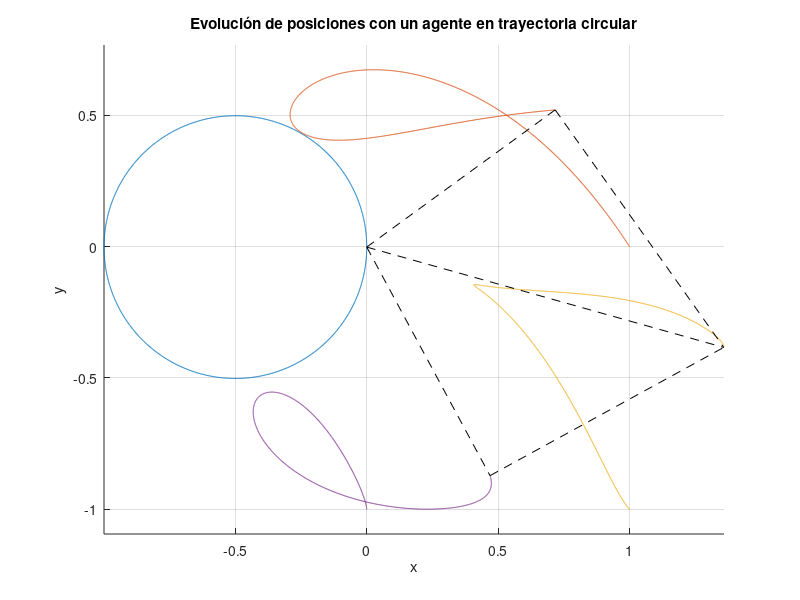
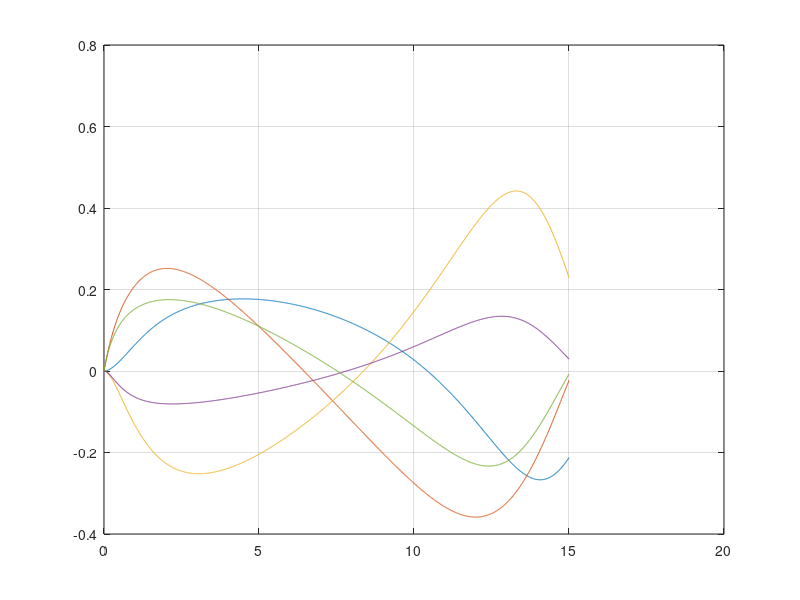

Source code (MATLAB) for these figures, in order:
clc
close all
clearvars 

% Coordenadas deseadas
p1 = [0; 0];
p2 = [1; 0];
p3 = [1; -1];
p4 = [0; -1];

% Definir las diferencias cuadradas normadas d^2
d2 =[(p1 - p2)'*(p1 - p2);
      (p1 - p4)'*(p1 - p4);
      (p2 - p3)'*(p2 - p3);
      (p4 - p3)'*(p4 - p3);
      (p1 - p3)'*(p1 - p3)];

%producto kronecker
I=eye(2);

% Periodo de muestreo
Dt = 0.01;
tiempo = 15; % segundos
iteraciones = tiempo / Dt;

% Posiciones iniciales de los nodos
pInit = [0;0;1;0;1;-1;0;-1];

% Inicializo el valor de p
p = zeros(8, iteraciones); 
p(:, 1) = pInit;
sigma = zeros(5, iteraciones);

% Parámetros para la trayectoria circular del agente 1
radio = 0.5;
frecuencia = 2 * pi / tiempo;

% Simulación con aproximación de Euler
for k = 1:iteraciones
    % Trayectoria circular para el agente 1
    p(1:2, k) =  radio * [cos(frecuencia * k * Dt); sin(frecuencia * k * Dt)]-radio*[cos(frecuencia  * Dt);sin(frecuencia  * Dt)];
    %% MINIMAMENTE RIGIDA
    e1 = p(3:4, k) - p(1:2, k); % e1 = p2 - p1
    e2 = p(7:8, k) - p(1:2, k); % e2 = p4 - p1
    e3 = p(5:6, k) - p(3:4, k); % e3 = p3 - p2
    e4 = p(5:6, k) - p(7:8, k); % e4 = p3 - p4
    e5 = p(5:6, k) - p(1:2, k); % e5 = p3 - p1
    e_2 = blkdiag(e1', e2', e3', e4', e5');
    
    % Calculo los valores de sigma
    sigma1 = e1' * e1 - d2(1);
    sigma2 = e2' * e2 - d2(2);
    sigma3 = e3' * e3 - d2(3);
    sigma4 = e4' * e4 - d2(4);
    sigma5 = e5' * e5 - d2(5);
    sigma(:, k) = [sigma1; sigma2; sigma3; sigma4; sigma5];
    
    % Matrices de incidencia locales cosa rigida
    E = [1 -1  0  0;
         1  0  0 -1;
         0  1  0 -1;
         0  0 -1  1;
         1  0 -1  0];
    kronp = kron(E, I);
    
    % Calculo del vector R
    R = e_2 * kronp;
    
    % Calcular la derivada de p para los nodos controlados
    if k < iteraciones
        u = -R' * R * p(:, k) - R' * d2;
        % Aproximación de Euler
        p(3:end, k+1) = p(3:end, k) + Dt * u(3:end);
    end
end

figure
hold on
plot(p(1,:), p(2,:))
plot(p(3,:), p(4,:))
plot(p(5,:), p(6,:))
plot(p(7,:), p(8,:))
% Lineas entre nodos
plot([p(1, end), p(3, end)], [p(2, end), p(4, end)], 'k--');
plot([p(1, end), p(7, end)], [p(2, end), p(8, end)], 'k--');
plot([p(3, end), p(5, end)], [p(4, end), p(6, end)], 'k--');
plot([p(7, end), p(5, end)], [p(8, end), p(6, end)], 'k--');
plot([p(1, end), p(5, end)], [p(2, end), p(6, end)], 'k--');
title('Evolución de posiciones con un agente en trayectoria circular')
xlabel('x')
ylabel('y')
axis equal
grid on
hold off

t = linspace(0, tiempo, iteraciones);
figure
plot(t,sigma)
grid on
